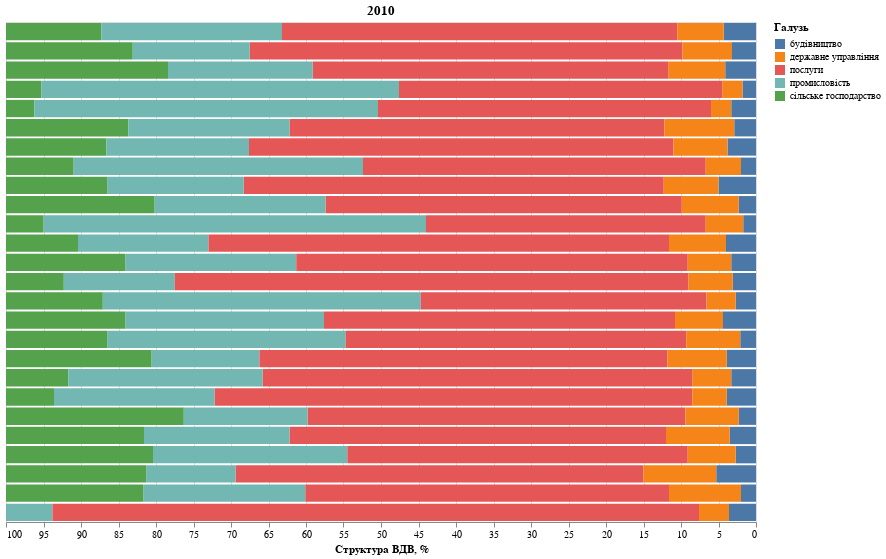

The notebook cell saved with this chart:
### Code cell
left = alt.Chart(final_2010).mark_bar().encode(
    y = alt.Y('Регіон:N', axis=None),
    x = alt.X('Разом:Q', aggregate = 'sum', sort='descending', title='Структура ВДВ, %', scale=alt.Scale(domain=[0, 100])),
    color = alt.Color('Галузь:N'),
    tooltip = alt.Tooltip('Разом:Q', aggregate = 'sum')
).properties(width = 750, height = 500, title = '2010')

left

### Figure 1 — Vega-Lite specification as saved in the notebook (floating-point values rounded to 4 significant figures; data arrays with more than 128 entries replaced by an {"elided": "..."} marker saying what was removed)
{"config": {"view": {"continuousWidth": 400, "continuousHeight": 300}}, "data": {"name": "data-24a9cf72d8f10abedad5948998a504da"}, "mark": "bar", "encoding": {"color": {"type": "nominal", "field": "Галузь"}, "tooltip": {"type": "quantitative", "aggregate": "sum", "field": "Разом"}, "x": {"type": "quantitative", "aggregate": "sum", "field": "Разом", "scale": {"domain": [0, 100]}, "sort": "descending", "title": "Структура ВДВ, %"}, "y": {"type": "nominal", "axis": null, "field": "Регіон"}}, "height": 500, "title": "2010", "width": 750, "$schema": "https://vega.github.io/schema/vega-lite/v4.8.1.json", "datasets": {"data-24a9cf72d8f10abedad5948998a504da": {"elided": "130 records"}}}
